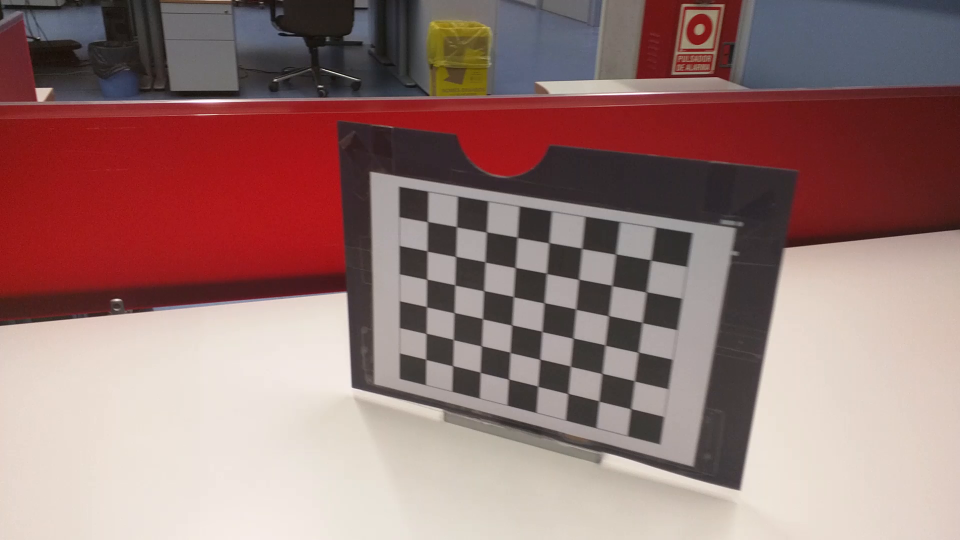
#> input picture samples/callibration/cal0003.png, 1920 x 1080 px, given in place of med0155.png, which was not available (shown at 1/2 size)
$ python practica.py   (Python 2 division)   (older library calls are emulated)
#> lines starting #> are read from the running program, lines starting #| are printed output that depends on the picture; after the words box and inside, x2 and y2 are one past the last pixel; in counts of white or black regions, pixels touching at a corner belong together; long printed decimals are rounded; pictures that were not available may be replaced by others from this repository, and a replacement may not be noted
### video_proc/find_marker.py
# -*- coding: utf-8 -*-
"""
Created on Thu Mar  9 09:31:04 2017

@author: juanma
"""

import cv2
from numpy import *
from matplotlib.pyplot import *
from scipy.linalg import norm


# La distancia de hamming
def _hamming_distance(a, b):
    '''Helper function para calcular la distancia de hamming'''
    a = array(a)
    b = array(b)
    return len(a[a!=b])


# [20 lines left out: functions brightness_contrast, threshold, not called in this run]


#
def find_marker_in_image(img, marc_gris, frame, marker, thr_len=50, crnr_dist=50, draw_fn=None):
    '''Finds an AR marker defined by marker in a binary image'''

    # Tamaño del patrone
    marker_size = shape(marker)
    # The size of the matriz for averaging
    mt_size = tuple((m+2)*25 for m in marker_size)

    #draw_fn(img, gray="True")

    # Búsqueda de contornos
    bw_c, cont, _ = cv2.findContours(img,
                                  cv2.RETR_TREE,
                                  cv2.CHAIN_APPROX_SIMPLE)

    #imshow(marc_gris,cmap=get_cmap("gray")); show()

    # Los contornos que pueden ser marcadores
    cntrn = []
    for cnt in cont:
        if cv2.arcLength(cnt, True) > thr_len:
            cntrn.append(cnt)
        cntrn.append(cnt)

    # Buscamos los contornos de cuatro puntos porque los marcadores son cuadrados
    cnt4p = []
    for cnt in cntrn:
        epsilon = 0.1*cv2.arcLength(cnt,True)
        crv = cv2.approxPolyDP(cnt, epsilon,True)

        # Si no tienen cuatro puntos, pasamos de ellos
        if len(crv) != 4: continue

        # Si no son convexos lo descarvamos
        if not(cv2.isContourConvex(crv)): continue


        # Si dos esquinas consecutivas están muy cerca, pasamos de ellas
        lcrv = [[float(x[0][0]), float(x[0][1])] for x in crv]
        min_dist = 1e6

        for x, y in zip(lcrv, lcrv[1:]+lcrv[:1]):
            dist = sqrt( (x[0]-y[0])**2 +  (x[1]-y[1])**2)
            if dist < min_dist: min_dist = dist
        #for x, y in zip(lcrv, lcrv[1:]+lcrv[:1]):

        #print min_dist
        if min_dist < crnr_dist: continue

        cnt4p.append(cnt)
    #for cnt in cntrn:


    # Buscamos el patron en los contornos
    for cnt in cnt4p:
        #print shape(cnt)

        # Cojemos el ajuste poligonal
        epsilon = 0.1*cv2.arcLength(cnt,True)
        crv = cv2.approxPolyDP(cnt, epsilon, True)
        lcrv = [[float32(x[0][0]), float32(x[0][1])] for x in crv]
        acrv = array(lcrv)

        # El destino
#        dst = array([[0         , 0],
#                     [0         , mt_size[1]],
#                     [mt_size[0], mt_size[1]],
#                     [mt_size[0], 0        ]],
#                     float32)
        dst = array([[0         , 0],
                     [mt_size[0], 0        ],
                     [mt_size[0], mt_size[1]],
                     [0         , mt_size[1]]],
                     float32)


        #print acrv, dst

        # Obtenemos la transformación
        trf = cv2.getPerspectiveTransform(acrv, dst)


         # Transformamos la imagen
        mrk = cv2.warpPerspective(marc_gris,trf,mt_size)
        #mrk = cv2.warpPerspective(img,trf,mt_size)

        _, bin_mrk = cv2.threshold(mrk, 125, 255,
                                   cv2.THRESH_BINARY | cv2.THRESH_OTSU)
        # [8 lines of commented-out code are left out]
        marc = zeros([marker_size[0]+2,marker_size[1]+2])
        for r in range(marker_size[0]+2):
            for c in range(marker_size[1]+2):
                celda = bin_mrk[ r*25:(r+1)*25,c*25:(c+1)*25]
                nivel = count_nonzero(celda)
                if nivel > 312:
                     marc[r,c] = 1

        # Distancias de hamming del marcador encontrado a los patrones
        dist_Exo = marker_size[0]*marker_size[1]

        # Calculamos la distancia al patrón
        # print m["name"]
        the_marc = marc[1:marker_size[0]+1,1:marker_size[0]+1]
        the_marc = array(the_marc, dtype=int)
        #print "="*12
        for c in range(4):
            dist_e = _hamming_distance(the_marc, marker)
            if dist_e < dist_Exo:
                dist_Exo = dist_e
                angle = -c*pi/2
                the_cnt = cnt

            the_marc = rot90(the_marc)

            #print "."*12
            #print the_marc

        if dist_Exo == 0:
            if draw_fn != None:
                cv2.drawContours(frame, cnt, -1, (0,255,0), 5)
                cv2.cvtColor(frame, cv2.COLOR_BGR2RGB)
                draw_fn(frame)
            return cnt, dist_Exo, angle, True


    return the_cnt, dist_Exo, angle, False

# [112 lines left out: functions get_pose, rodrigues, rodr_rot, vang2rodr, _arrange_points, not called in this run]

### examples/practica.py
# -*- coding: utf-8 -*-
"""
Created on Thu Mar  9 11:54:47 2017

@author: juanma
"""

import cv2
from numpy import *
from matplotlib.pyplot import *
from video_proc import *
#%%
marc = cv2.imread("./samples/med_med/med0155.png")
#> marc is the input picture: shape (1080, 1920, 3); mean B, G, R 115.3, 118, 150.7
kk = cv2.cvtColor(marc, cv2.COLOR_BGR2RGB)
imshow(kk)


#%% Brillo y contraste
marc2 = marc.copy() # Copiamos la imagen para no machacar la original
contraste = 1.
brillo = 163
marc2 = uint8(clip(marc2*contraste + brillo, 0, 255))
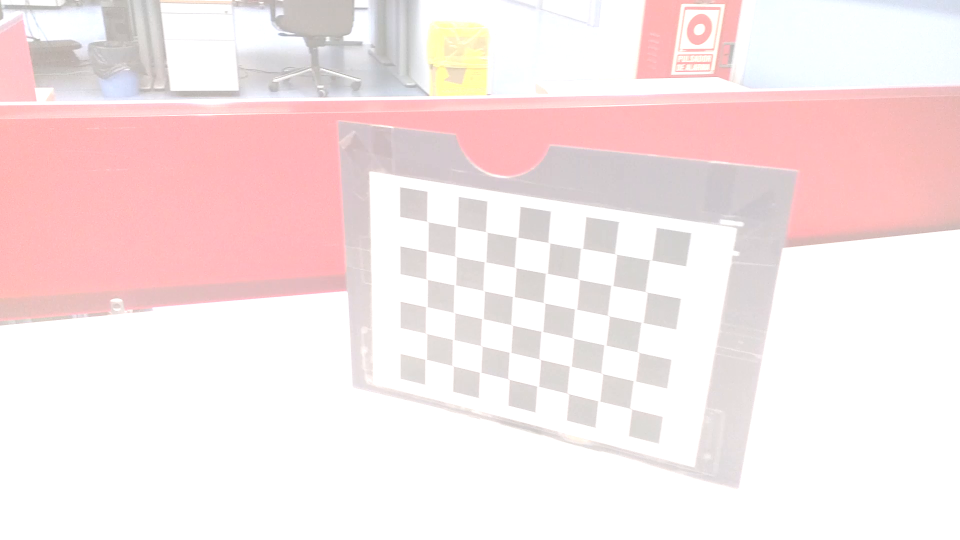
#> marc2: shape (1080, 1920, 3) (shown at 1/2 size); mean B, G, R 230.7, 230.6, 247.2
imshow(marc2)

#%% Convertimos a escala de grises
marc_gris = cv2.cvtColor(marc2, cv2.COLOR_BGR2GRAY)
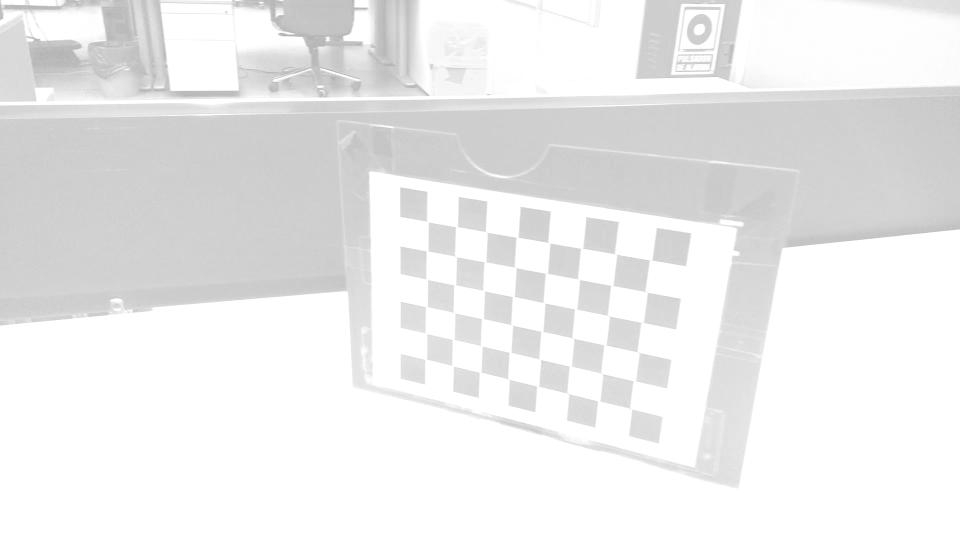
#> marc_gris: shape (1080, 1920) (shown at 1/2 size); min 167, max 255, mean 235.6
imshow(marc_gris, cmap=get_cmap("gray"))

#%% Binarizamos la imagen
th, marc_bw = cv2.threshold(marc_gris, 127, 255, cv2.THRESH_BINARY)
#> marc_bw: shape (1080, 1920); every value is 255
imshow(marc_bw, "gray")


#%% Busamos el marcador
patrones = {"marcador1":
            [[1,1,1,0,0],
             [1,0,0,1,0],
             [1,1,1,0,0],
             [1,0,0,1,0],
             [1,0,0,0,1]],
            "marcador2":
            [[1,1,1,0,0],
             [1,0,1,1,1],
             [1,0,0,0,1],
             [1,0,0,0,1],
             [1,1,1,0,1]]}


cnt, dist_Exo, angle, ret = find_marker_in_image(marc_bw,
                                                 marc_gris, marc,
                                                 patrones["marcador1"],
                                                 crnr_dist = 50)
#> in find_marker_in_image, `bw_c, cont, _ = cv2.findContours(img, cv2.RETR_TREE, cv2.CHAIN_APPROX_..`: cont = [[[0, 0], [0, 1079], [1919, 1079], [1919, 0]]]
#> the loop in find_marker_in_image, `for cnt in cont:` made 1 pass
#> cnt on pass 1: [[0, 0], [0, 1079], [1919, 1079], [1919, 0]]
#> after the loop in find_marker_in_image, `for cnt in cont:`: cntrn = 2 contours; box (x1, y1, x2, y2) and area: (0, 0, 1920, 1080) 2070601, (0, 0, 1920, 1080) 2070601
#> the loop in find_marker_in_image, `for cnt in cntrn:` made 2 passes
#> (epsilon, lcrv) on passes 1 to 2: (599.6, [[0, 0], [0, 1079], [1919, 1079], [1919, 0]]), (599.6, [[0, 0], [0, 1079], [1919, 1079], [1919, 0]])
#> after the loop in find_marker_in_image, `for cnt in cntrn:`: cnt4p has the same summary as cntrn
#> the loop in find_marker_in_image, `for cnt in cnt4p:` made 2 passes
#> (epsilon, acrv, dst, trf) on passes 1 to 2: (599.6, [[0, 0], [0, 1079], [1919, 1079], [1919, 0]], [[0, 0], [175, 0], [175, 175], [0, 175]], [[3.29e-33, 0.162, 0], [0.0912, 0, 0], [0, 1.51e-19, 1]]), (599.6, [[0, 0], [0, 1079], [1919, 1079], [1919, 0]], [[0, 0], [175, 0], [175, 175], [0, 175]], [[3.29e-33, 0.162, 0], [0.0912, 0, 0], [0, 1.51e-19, 1]])
#> pass 1, in find_marker_in_image, `mrk = cv2.warpPerspective(marc_gris,trf,mt_size)`:
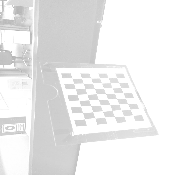
#> mrk: shape (175, 175); min 178, max 255, mean 235.5
#> pass 1, in find_marker_in_image, `_, bin_mrk = cv2.threshold(mrk, 125, 255, cv2.THRESH_BINARY | cv2.THRE..`:
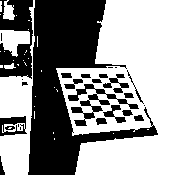
#> bin_mrk: shape (175, 175); 57.4% white; 26 black regions (8 under 20 px), largest, box (x1, y1, x2, y2) and area: (28, 0, 158, 175) 9395, (0, 0, 33, 79) 1646, (68, 84, 139, 126) 734
#> after the loop in find_marker_in_image, `for cnt in cnt4p:`: celda: shape (25, 25); every value is 255
#> after the loop in find_marker_in_image, `for cnt in cnt4p:`: angle = -3.14; the_cnt = [[0, 0], [0, 1079], [1919, 1079], [1919, 0]]
#> cnt = [[0, 0], [0, 1079], [1919, 1079], [1919, 0]]; dist_Exo = 7; angle = -3.14; ret = False

print ret, dist_Exo, angle
#| False 7 -3.142

#%% Dibujamos el hallazgo
cv2.drawContours(marc, cnt, -1, (0,255,0), 5)
imshow(cv2.cvtColor(marc, cv2.COLOR_BGR2RGB))
show()
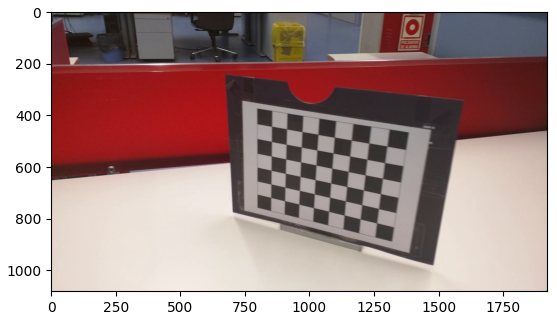
#> figure drawn by matplotlib, 1 panel; B, G, R data is drawn as R, G, B

#%% Nos quedamos con las cuatro esquinas del marcador y las dibujamos
epsilon = 0.1*cv2.arcLength(cnt,True)
#> epsilon = 599.6
crv = cv2.approxPolyDP(cnt, epsilon,True)
#> crv = [[0, 0], [0, 1079], [1919, 1079], [1919, 0]]
crnr = array([list(c[0,:]) for c in crv])
#> crnr = [[0, 0], [0, 1079], [1919, 1079], [1919, 0]]

#figure()
plot(crnr[:,0], crnr[:,1])

#%% Cogemos la calibración del espacion
#==============================================================================
# ret, mtx, dist, rvecs, tvecs = callibration("./samples/VID_20170313_103754.mp4"
#                                             ,(7,4),
#                                             draw=True)
#
#==============================================================================
#%% Leemos la calibracion
import json
callib = {}
#> (the run stopped early here; a loop or call above may not have finished)
